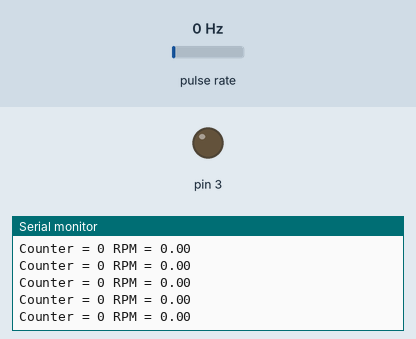
This sketch was run on a simulated Arduino Uno, built with avr-gcc and run on an emulated ATmega328P. On the bench: output pins drawn as LEDs (lit = HIGH), the last lines printed to the serial monitor. Wiring (inferred from the names in the program): pulse sensor: data pin 2. The inputs (shaded band) are chosen by the test bench; at power-on: pulse rate 0 Hz.

Above: at 1.2 s.
1.3 s: pulse rate (sensor on pin 2) set to 100 Hz
At 2.2 s:
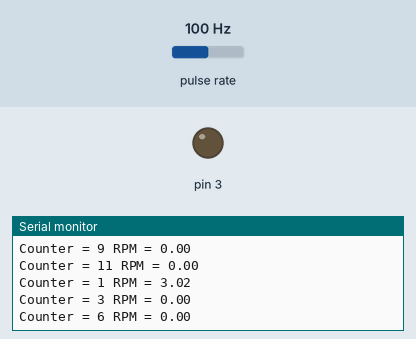
4.3 s: pulse rate (sensor on pin 2) set to 4 Hz
At 5.4 s:
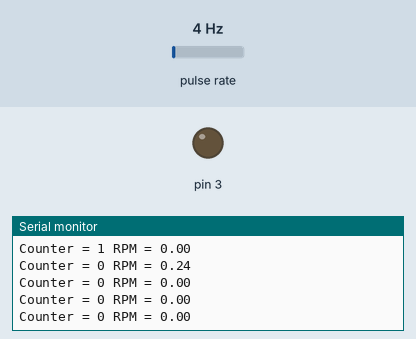
Timing chart, 0 to 7.3 s (numbered marks = the images above; inputs shaded):
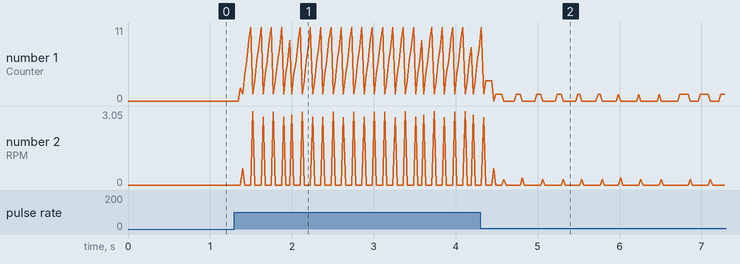

The sketch:

IRE_TEST_CODE_2__1_.ino
```cpp
#define encoderZ 2

double RPS;
long counter = 0;
long lastTime = 0;

void setup() {
  // put your setup code here, to run once:
  Serial.begin(9600);
  pinMode(encoderZ, INPUT_PULLUP);
  attachInterrupt(0, do_task, RISING);
  pinMode(3,OUTPUT);
}

void do_task() {
  counter++;
}

void loop() {
  // put your main code here, to run repeatedly:

  if (millis() - lastTime > 100) {
    RPS = ((double) counter)/(millis() - lastTime)*1000*60;
    lastTime = millis();
    counter = 0;
  }
  // counter = 0;
  Serial.print("Counter = ");
  Serial.print(counter);
  Serial.print(" RPM = ");
  RPS = RPS/(1024*2);
  Serial.println(RPS);
  if(RPS>130)
  digitalWrite(3, HIGH);

  else
  digitalWrite(3, LOW);


}
```

Measured:
- after the input at 1.3 s, the serial monitor: prints a new line after 0.07 s (image 1)
- after the input at 4.3 s, the serial monitor: prints a new line after 0.16 s (image 2)
- plotted number 1: 0 → 8 after the input at 1.3 s
